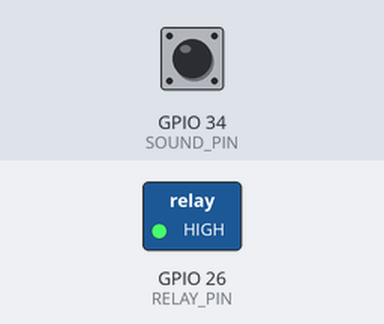
A sketch run on a simulated ESP32. Parts: switched loads named in the sketch (green lamp = pin HIGH). The inputs (shaded band) are chosen by the test bench; at power-on: GPIO 34 (SOUND_PIN) LOW. What the sketch prints to the serial monitor is not drawn.

Above: at 1.2 s.
1.3 s: GPIO 34 (SOUND_PIN) driven HIGH
At 2.0 s:
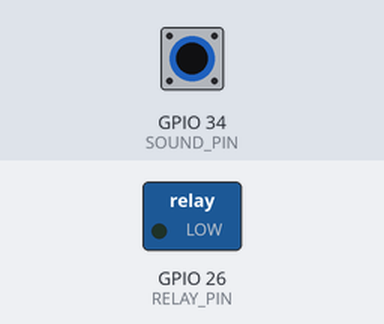
2.8 s: GPIO 34 (SOUND_PIN) pulsed LOW 5 times (0.12 s each, 0.3 s apart)
At 4.8 s:
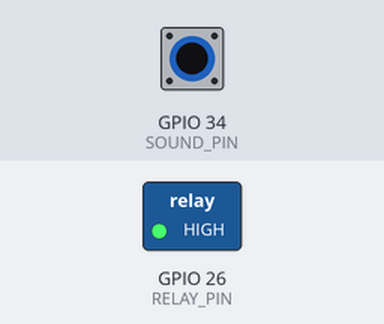
Timing chart, 0 to 6.3 s (numbered marks = the images above; inputs shaded):
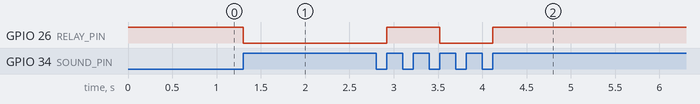

Measured:
- after the input at 1.3 s, GPIO 26 (RELAY_PIN): HIGH → LOW at once
- after the input at 2.8 s, GPIO 26 (RELAY_PIN): LOW → HIGH after 0.12 s, → LOW 0.60 s later, → HIGH 0.60 s later

The sketch:

soundsensor_relay_230VAC_esp32.ino
```cpp
#define SOUND_PIN 34
#define RELAY_PIN 26

bool relayState = false;
bool lastSoundState = LOW;

void setup() {
  pinMode(SOUND_PIN, INPUT);
  pinMode(RELAY_PIN, OUTPUT);

  digitalWrite(RELAY_PIN, HIGH); // relay OFF initially

  Serial.begin(115200);
  Serial.println("System Ready...");
}

void loop() {
  // dito mo makikita yung pag get ng value ng digital using digitalRead(SOUND_PIN);
  // tapos ginawang soundstate int variables para sa true or false / 1 and 0 for binary
  int soundState = digitalRead(SOUND_PIN);

  // if else logic for soundstate and laststate
  if (soundState == HIGH && lastSoundState == LOW) {

    // relaystate = false then if not false then true the "!relayState" para kahit true or false value ok lang
    // pwede din naman gumamit ng greater int value para sa greater and less example (relaystate = 1) -> condition if yung value is 1 and 0
    // approach mo kung paanong trip mo
    relayState = !relayState; // toggle state variables on and off

    if (relayState) {
      digitalWrite(RELAY_PIN, LOW);  // ON
      Serial.println("Sound detected → Relay ON"); // monitoring purpose
    } else {
      digitalWrite(RELAY_PIN, HIGH); // OFF
      Serial.println("Sound detected → Relay OFF"); // monitoring purpose
    }

    delay(300); // debounce delay para di sunod sunod yung pag open open close open
  }

  lastSoundState = soundState;
}
```
